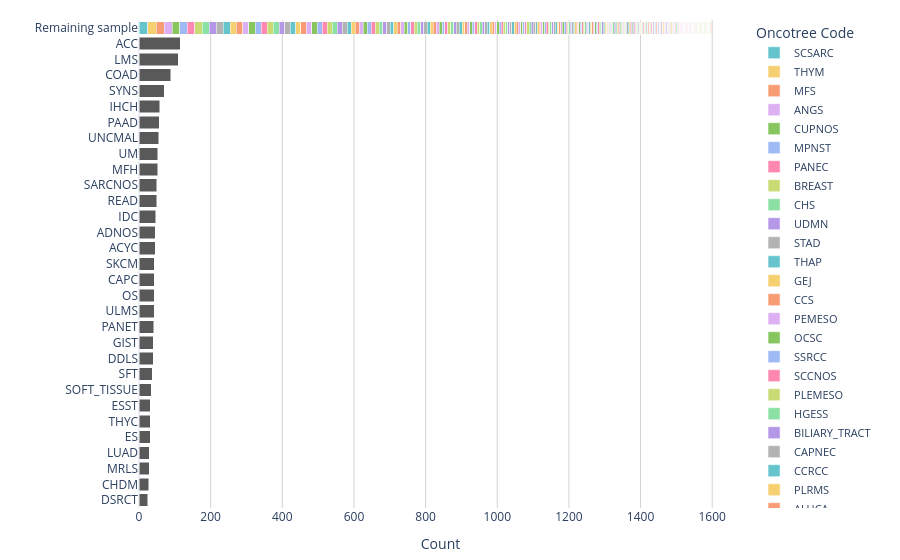

Notebook source saved alongside this figure:
### Code cell
import plotly.graph_objects as go

code_counts = cohort_df['Oncotree Code'].value_counts().reset_index()
code_counts.columns = ['Oncotree Code', 'Count']

TOP_N = 30
top_codes = code_counts.nlargest(TOP_N, 'Count')['Oncotree Code'].tolist()

major_df = code_counts[code_counts['Oncotree Code'].isin(top_codes)].copy()
minor_df = code_counts[~code_counts['Oncotree Code'].isin(top_codes)].copy()

major_df = major_df.sort_values('Count', ascending=True)

fig = go.Figure()

fig.add_trace(go.Bar(
    x=major_df['Count'],
    y=major_df['Oncotree Code'],
    orientation='h',
    marker=dict(color='#595959'), 
    showlegend=False,
    name='Major Codes'
))

minor_df = minor_df.sort_values('Count', ascending=False)
color_palette = px.colors.qualitative.Pastel 

for i, (index, row) in enumerate(minor_df.iterrows()):
    fig.add_trace(go.Bar(
        x=[row['Count']],
        y=['Remaining sample'],
        orientation='h',
        name=row['Oncotree Code'],
        marker=dict(color=color_palette[i % len(color_palette)])
    ))

y_axis_order = major_df['Oncotree Code'].tolist() + ['Remaining sample']

fig.update_layout(
    barmode='stack',
    template='plotly_white', 
    yaxis=dict(
        categoryorder='array',
        categoryarray=y_axis_order,
        title='',
        tickfont=dict(size=12)
    ),
    xaxis=dict(
        title='Count',
        tickfont=dict(size=12),
        showgrid=True,
        gridcolor='lightgrey'
    ),
    legend=dict(
        title='Oncotree Code',
        title_font=dict(size=14),
        font=dict(size=11),
        traceorder='normal'
    ),
    margin=dict(l=10, r=10, t=20, b=20)
)

fig.show()
